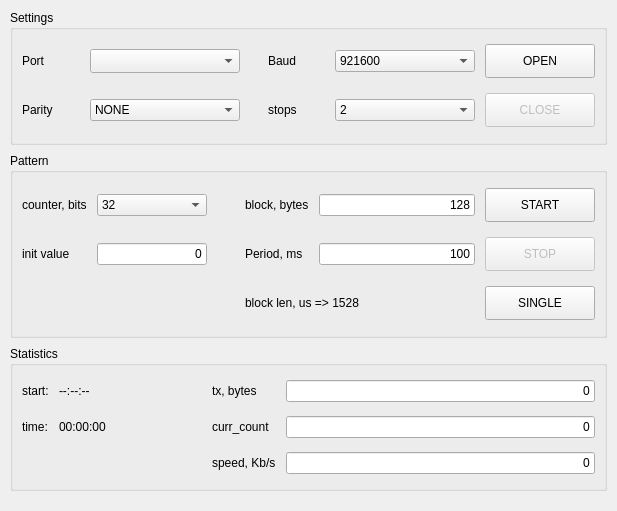
      <widget class="QWidget" name="comTab">
       <attribute name="title">
        <string>COM</string>
       </attribute>
       <layout class="QVBoxLayout" name="comTabVerticalLayout">
        <property name="leftMargin">
         <number>10</number>
        </property>
        <property name="topMargin">
         <number>10</number>
        </property>
        <property name="rightMargin">
         <number>10</number>
        </property>
        <property name="bottomMargin">
         <number>10</number>
        </property>
        <property name="spacing">
         <number>8</number>
        </property>
        <item>
         <widget class="QGroupBox" name="settingsGroupBox">
          <property name="minimumSize">
           <size>
            <width>0</width>
            <height>135</height>
           </size>
          </property>
          <property name="title">
           <string>Settings</string>
          </property>
          <layout class="QGridLayout" name="settingsGridLayout">
           <property name="horizontalSpacing">
            <number>10</number>
           </property>
           <property name="verticalSpacing">
            <number>10</number>
           </property>
           <item row="0" column="0">
            <widget class="QLabel" name="portLabel">
             <property name="text">
              <string>Port</string>
             </property>
             <property name="buddy">
              <cstring>portComboBox</cstring>
             </property>
            </widget>
           </item>
           <item row="0" column="1">
            <widget class="QComboBox" name="portComboBox">
             <property name="minimumSize">
              <size>
               <width>150</width>
               <height>0</height>
              </size>
             </property>
             <property name="sizeAdjustPolicy">
              <enum>QComboBox::AdjustToMinimumContentsLengthWithIcon</enum>
             </property>
             <property name="minimumContentsLength">
              <number>12</number>
             </property>
            </widget>
           </item>
           <item row="0" column="2">
            <spacer name="settingsMiddleSpacerTop">
             <property name="orientation">
              <enum>Qt::Horizontal</enum>
             </property>
             <property name="sizeType">
              <enum>QSizePolicy::Fixed</enum>
             </property>
             <property name="sizeHint" stdset="0">
              <size>
               <width>18</width>
               <height>20</height>
              </size>
             </property>
            </spacer>
           </item>
           <item row="0" column="3">
            <widget class="QLabel" name="baudLabel">
             <property name="text">
              <string>Baud</string>
             </property>
             <property name="buddy">
              <cstring>baudComboBox</cstring>
             </property>
            </widget>
           </item>
           <item row="0" column="4">
            <widget class="QComboBox" name="baudComboBox">
             <property name="minimumSize">
              <size>
               <width>140</width>
               <height>0</height>
              </size>
             </property>
             <property name="currentIndex">
              <number>3</number>
             </property>
             <item>
              <property name="text">
               <string>115200</string>
              </property>
             </item>
             <item>
              <property name="text">
               <string>230400</string>
              </property>
             </item>
             <item>
              <property name="text">
               <string>460800</string>
              </property>
             </item>
             <item>
              <property name="text">
               <string>921600</string>
              </property>
             </item>
             <item>
              <property name="text">
               <string>1500000</string>
              </property>
             </item>
            </widget>
           </item>
           <item row="0" column="5">
            <widget class="QPushButton" name="openButton">
             <property name="minimumSize">
              <size>
               <width>110</width>
               <height>34</height>
              </size>
             </property>
             <property name="text">
              <string>OPEN</string>
             </property>
            </widget>
           </item>
           <item row="1" column="0">
            <widget class="QLabel" name="parityLabel">
             <property name="text">
              <string>Parity</string>
             </property>
             <property name="buddy">
              <cstring>parityComboBox</cstring>
             </property>
            </widget>
           </item>
           <item row="1" column="1">
            <widget class="QComboBox" name="parityComboBox">
             <item>
              <property name="text">
               <string>NONE</string>
              </property>
             </item>
             <item>
              <property name="text">
               <string>EVEN</string>
              </property>
             </item>
             <item>
              <property name="text">
               <string>ODD</string>
              </property>
             </item>
            </widget>
           </item>
           <item row="1" column="2">
            <spacer name="settingsMiddleSpacerBottom">
             <property name="orientation">
              <enum>Qt::Horizontal</enum>
             </property>
             <property name="sizeType">
              <enum>QSizePolicy::Fixed</enum>
             </property>
             <property name="sizeHint" stdset="0">
              <size>
               <width>18</width>
               <height>20</height>
              </size>
             </property>
            </spacer>
           </item>
           <item row="1" column="3">
            <widget class="QLabel" name="stopsLabel">
             <property name="text">
              <string>stops</string>
             </property>
             <property name="buddy">
              <cstring>stopsComboBox</cstring>
             </property>
            </widget>
           </item>
           <item row="1" column="4">
            <widget class="QComboBox" name="stopsComboBox">
             <property name="currentIndex">
              <number>1</number>
             </property>
             <item>
              <property name="text">
               <string>1</string>
              </property>
             </item>
             <item>
              <property name="text">
               <string>2</string>
              </property>
             </item>
            </widget>
           </item>
           <item row="1" column="5">
            <widget class="QPushButton" name="closeButton">
             <property name="minimumSize">
              <size>
               <width>110</width>
               <height>34</height>
              </size>
             </property>
             <property name="enabled">
              <bool>false</bool>
             </property>
             <property name="text">
              <string>CLOSE</string>
             </property>
            </widget>
           </item>
          </layout>
         </widget>
        </item>
        <item>
         <widget class="QGroupBox" name="patternGroupBox">
          <property name="minimumSize">
           <size>
            <width>0</width>
            <height>185</height>
           </size>
          </property>
          <property name="title">
           <string>Pattern</string>
          </property>
          <layout class="QGridLayout" name="patternGridLayout">
           <property name="horizontalSpacing">
            <number>10</number>
           </property>
           <property name="verticalSpacing">
            <number>9</number>
           </property>
           <item row="0" column="0">
            <widget class="QLabel" name="counterBitsLabel">
             <property name="text">
              <string>counter, bits</string>
             </property>
             <property name="buddy">
              <cstring>counterBitsComboBox</cstring>
             </property>
            </widget>
           </item>
           <item row="0" column="1">
            <widget class="QComboBox" name="counterBitsComboBox">
             <property name="minimumSize">
              <size>
               <width>110</width>
               <height>0</height>
              </size>
             </property>
             <property name="currentIndex">
              <number>2</number>
             </property>
             <item>
              <property name="text">
               <string>8</string>
              </property>
             </item>
             <item>
              <property name="text">
               <string>16</string>
              </property>
             </item>
             <item>
              <property name="text">
               <string>32</string>
              </property>
             </item>
             <item>
              <property name="text">
               <string>64</string>
              </property>
             </item>
            </widget>
           </item>
           <item row="0" column="2">
            <spacer name="patternMiddleSpacerTop">
             <property name="orientation">
              <enum>Qt::Horizontal</enum>
             </property>
             <property name="sizeType">
              <enum>QSizePolicy::Fixed</enum>
             </property>
             <property name="sizeHint" stdset="0">
              <size>
               <width>18</width>
               <height>20</height>
              </size>
             </property>
            </spacer>
           </item>
           <item row="0" column="3">
            <widget class="QLabel" name="blockBytesLabel">
             <property name="text">
              <string>block, bytes</string>
             </property>
             <property name="buddy">
              <cstring>blockBytesLineEdit</cstring>
             </property>
            </widget>
           </item>
           <item row="0" column="4">
            <widget class="QLineEdit" name="blockBytesLineEdit">
             <property name="minimumSize">
              <size>
               <width>140</width>
               <height>0</height>
              </size>
             </property>
             <property name="text">
              <string>128</string>
             </property>
             <property name="maxLength">
              <number>10</number>
             </property>
             <property name="alignment">
              <set>Qt::AlignRight|Qt::AlignTrailing|Qt::AlignVCenter</set>
             </property>
             <property name="placeholderText">
              <string>Block size</string>
             </property>
            </widget>
           </item>
           <item row="0" column="5">
            <widget class="QPushButton" name="startButton">
             <property name="minimumSize">
              <size>
               <width>110</width>
               <height>34</height>
              </size>
             </property>
             <property name="text">
              <string>START</string>
             </property>
            </widget>
           </item>
           <item row="1" column="0">
            <widget class="QLabel" name="initValueLabel">
             <property name="text">
              <string>init value</string>
             </property>
             <property name="buddy">
              <cstring>initValueLineEdit</cstring>
             </property>
            </widget>
           </item>
           <item row="1" column="1">
            <widget class="QLineEdit" name="initValueLineEdit">
             <property name="text">
              <string>0</string>
             </property>
             <property name="maxLength">
              <number>20</number>
             </property>
             <property name="alignment">
              <set>Qt::AlignRight|Qt::AlignTrailing|Qt::AlignVCenter</set>
             </property>
             <property name="placeholderText">
              <string>0 or 0x...</string>
             </property>
            </widget>
           </item>
           <item row="1" column="2">
            <spacer name="patternMiddleSpacerBottom">
             <property name="orientation">
              <enum>Qt::Horizontal</enum>
             </property>
             <property name="sizeType">
              <enum>QSizePolicy::Fixed</enum>
             </property>
             <property name="sizeHint" stdset="0">
              <size>
               <width>18</width>
               <height>20</height>
              </size>
             </property>
            </spacer>
           </item>
           <item row="1" column="3">
            <widget class="QLabel" name="periodMsLabel">
             <property name="text">
              <string>Period, ms</string>
             </property>
             <property name="buddy">
              <cstring>periodMsLineEdit</cstring>
             </property>
            </widget>
           </item>
           <item row="1" column="4">
            <widget class="QLineEdit" name="periodMsLineEdit">
             <property name="minimumSize">
              <size>
               <width>140</width>
               <height>0</height>
              </size>
             </property>
             <property name="text">
              <string>100</string>
             </property>
             <property name="maxLength">
              <number>10</number>
             </property>
             <property name="alignment">
              <set>Qt::AlignRight|Qt::AlignTrailing|Qt::AlignVCenter</set>
             </property>
             <property name="placeholderText">
              <string>Period in ms</string>
             </property>
            </widget>
           </item>
           <item row="1" column="5">
            <widget class="QPushButton" name="stopButton">
             <property name="minimumSize">
              <size>
               <width>110</width>
               <height>34</height>
              </size>
             </property>
             <property name="enabled">
              <bool>false</bool>
             </property>
             <property name="text">
              <string>STOP</string>
             </property>
            </widget>
           </item>
           <item row="2" column="0" colspan="3">
            <spacer name="patternBottomLeftSpacer">
             <property name="orientation">
              <enum>Qt::Horizontal</enum>
             </property>
             <property name="sizeHint" stdset="0">
              <size>
               <width>20</width>
               <height>10</height>
              </size>
             </property>
            </spacer>
           </item>
           <item row="2" column="3" colspan="2">
            <widget class="QLabel" name="blockLengthUsLabel">
             <property name="minimumSize">
              <size>
               <width>230</width>
               <height>0</height>
              </size>
             </property>
             <property name="toolTip">
              <string>Theoretical transmission time of one block using the selected COM-port settings, us</string>
             </property>
             <property name="text">
              <string>block len, us =&gt; 1528</string>
             </property>
             <property name="alignment">
              <set>Qt::AlignLeft|Qt::AlignVCenter</set>
             </property>
            </widget>
           </item>
           <item row="2" column="5">
            <widget class="QPushButton" name="singleButton">
             <property name="minimumSize">
              <size>
               <width>110</width>
               <height>34</height>
              </size>
             </property>
             <property name="text">
              <string>SINGLE</string>
             </property>
            </widget>
           </item>
          </layout>
         </widget>
        </item>
        <item>
         <widget class="QGroupBox" name="statisticsGroupBox">
          <property name="minimumSize">
           <size>
            <width>0</width>
            <height>145</height>
           </size>
          </property>
          <property name="title">
           <string>Statistics</string>
          </property>
          <layout class="QGridLayout" name="statisticsGridLayout">
           <property name="horizontalSpacing">
            <number>10</number>
           </property>
           <property name="verticalSpacing">
            <number>9</number>
           </property>
           <item row="0" column="0">
            <widget class="QLabel" name="startTimeLabel">
             <property name="text">
              <string>start:</string>
             </property>
            </widget>
           </item>
           <item row="0" column="1">
            <widget class="QLabel" name="startTimeValueLabel">
             <property name="minimumSize">
              <size>
               <width>115</width>
               <height>0</height>
              </size>
             </property>
             <property name="text">
              <string>--:--:--</string>
             </property>
            </widget>
           </item>
           <item row="0" column="2">
            <spacer name="statisticsMiddleSpacerTop">
             <property name="orientation">
              <enum>Qt::Horizontal</enum>
             </property>
             <property name="sizeType">
              <enum>QSizePolicy::Fixed</enum>
             </property>
             <property name="sizeHint" stdset="0">
              <size>
               <width>18</width>
               <height>20</height>
              </size>
             </property>
            </spacer>
           </item>
           <item row="0" column="3">
            <widget class="QLabel" name="txBytesLabel">
             <property name="text">
              <string>tx, bytes</string>
             </property>
             <property name="buddy">
              <cstring>txBytesLineEdit</cstring>
             </property>
            </widget>
           </item>
           <item row="0" column="4">
            <widget class="QLineEdit" name="txBytesLineEdit">
             <property name="minimumSize">
              <size>
               <width>160</width>
               <height>0</height>
              </size>
             </property>
             <property name="focusPolicy">
              <enum>Qt::NoFocus</enum>
             </property>
             <property name="text">
              <string>0</string>
             </property>
             <property name="readOnly">
              <bool>true</bool>
             </property>
             <property name="alignment">
              <set>Qt::AlignRight|Qt::AlignTrailing|Qt::AlignVCenter</set>
             </property>
            </widget>
           </item>
           <item row="1" column="0">
            <widget class="QLabel" name="elapsedTimeLabel">
             <property name="text">
              <string>time:</string>
             </property>
            </widget>
           </item>
           <item row="1" column="1">
            <widget class="QLabel" name="elapsedTimeValueLabel">
             <property name="minimumSize">
              <size>
               <width>115</width>
               <height>0</height>
              </size>
             </property>
             <property name="text">
              <string>00:00:00</string>
             </property>
            </widget>
           </item>
           <item row="1" column="2">
            <spacer name="statisticsMiddleSpacerCenter">
             <property name="orientation">
              <enum>Qt::Horizontal</enum>
             </property>
             <property name="sizeType">
              <enum>QSizePolicy::Fixed</enum>
             </property>
             <property name="sizeHint" stdset="0">
              <size>
               <width>18</width>
               <height>20</height>
              </size>
             </property>
            </spacer>
           </item>
           <item row="1" column="3">
            <widget class="QLabel" name="currentCountLabel">
             <property name="text">
              <string>curr_count</string>
             </property>
             <property name="buddy">
              <cstring>currentCountLineEdit</cstring>
             </property>
            </widget>
           </item>
           <item row="1" column="4">
            <widget class="QLineEdit" name="currentCountLineEdit">
             <property name="minimumSize">
              <size>
               <width>160</width>
               <height>0</height>
              </size>
             </property>
             <property name="focusPolicy">
              <enum>Qt::NoFocus</enum>
             </property>
             <property name="text">
              <string>0</string>
             </property>
             <property name="readOnly">
              <bool>true</bool>
             </property>
             <property name="alignment">
              <set>Qt::AlignRight|Qt::AlignTrailing|Qt::AlignVCenter</set>
             </property>
            </widget>
           </item>
           <item row="2" column="0" colspan="3">
            <spacer name="statisticsLeftBottomSpacer">
             <property name="orientation">
              <enum>Qt::Horizontal</enum>
             </property>
             <property name="sizeHint" stdset="0">
              <size>
               <width>40</width>
               <height>20</height>
              </size>
             </property>
            </spacer>
           </item>
           <item row="2" column="3">
            <widget class="QLabel" name="speedLabel">
             <property name="text">
              <string>speed, Kb/s</string>
             </property>
             <property name="buddy">
              <cstring>speedLineEdit</cstring>
             </property>
            </widget>
           </item>
           <item row="2" column="4">
            <widget class="QLineEdit" name="speedLineEdit">
             <property name="minimumSize">
              <size>
               <width>160</width>
               <height>0</height>
              </size>
             </property>
             <property name="focusPolicy">
              <enum>Qt::NoFocus</enum>
             </property>
             <property name="text">
              <string>0</string>
             </property>
             <property name="readOnly">
              <bool>true</bool>
             </property>
             <property name="alignment">
              <set>Qt::AlignRight|Qt::AlignTrailing|Qt::AlignVCenter</set>
             </property>
            </widget>
           </item>
          </layout>
         </widget>
        </item>
        <item>
         <spacer name="comBottomVerticalSpacer">
          <property name="orientation">
           <enum>Qt::Vertical</enum>
          </property>
          <property name="sizeHint" stdset="0">
           <size>
            <width>20</width>
            <height>10</height>
           </size>
          </property>
         </spacer>
        </item>
       </layout>
      </widget>
